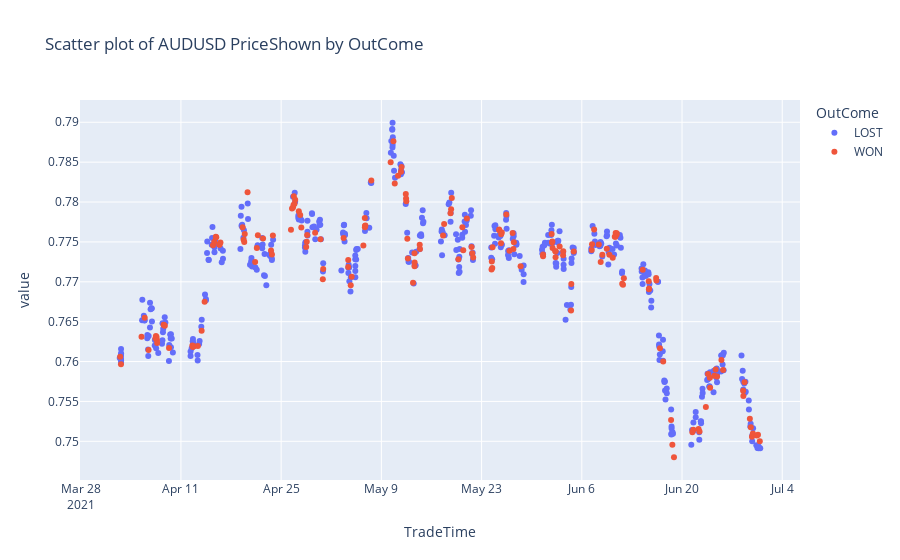

The code cell stored with this chart in its notebook:
### Code cell
fig= px.scatter(df[df.Symbol=="AUDUSD"], x = "TradeTime", y = ["PriceShown"], color = "OutCome", title ="Scatter plot of AUDUSD PriceShown by OutCome")
fig

### Figure 1 — Plotly figure (JSON) as saved in the notebook; plotly's stock layout.template omitted (floating-point values rounded to 4 significant figures; data arrays with more than 128 entries replaced by an {"elided": "..."} marker saying what was removed)
{"data": [{"hovertemplate": "OutCome=LOST<br>TradeTime=%{x}<br>value=%{y}<extra></extra>", "legendgroup": "LOST", "marker": {"color": "#636efa", "symbol": "circle"}, "mode": "markers", "name": "LOST", "orientation": "v", "showlegend": true, "type": "scatter", "x": {"elided": "431 str values"}, "xaxis": "x", "y": {"elided": "431 float values"}, "yaxis": "y"}, {"hovertemplate": "OutCome=WON<br>TradeTime=%{x}<br>value=%{y}<extra></extra>", "legendgroup": "WON", "marker": {"color": "#EF553B", "symbol": "circle"}, "mode": "markers", "name": "WON", "orientation": "v", "showlegend": true, "type": "scatter", "x": {"elided": "177 str values"}, "xaxis": "x", "y": {"elided": "177 float values"}, "yaxis": "y"}], "layout": {"autosize": true, "legend": {"title": {"text": "OutCome"}, "tracegroupgap": 0}, "title": {"text": "Scatter plot of AUDUSD PriceShown by OutCome"}, "xaxis": {"anchor": "y", "autorange": true, "domain": [0, 1], "range": ["2021-03-27 21:02:27.9701", "2021-07-06 12:07:16.3869"], "title": {"text": "TradeTime"}, "type": "date"}, "yaxis": {"anchor": "x", "autorange": true, "domain": [0, 1], "range": [0.7449, 0.793], "title": {"text": "value"}, "type": "linear"}}}
